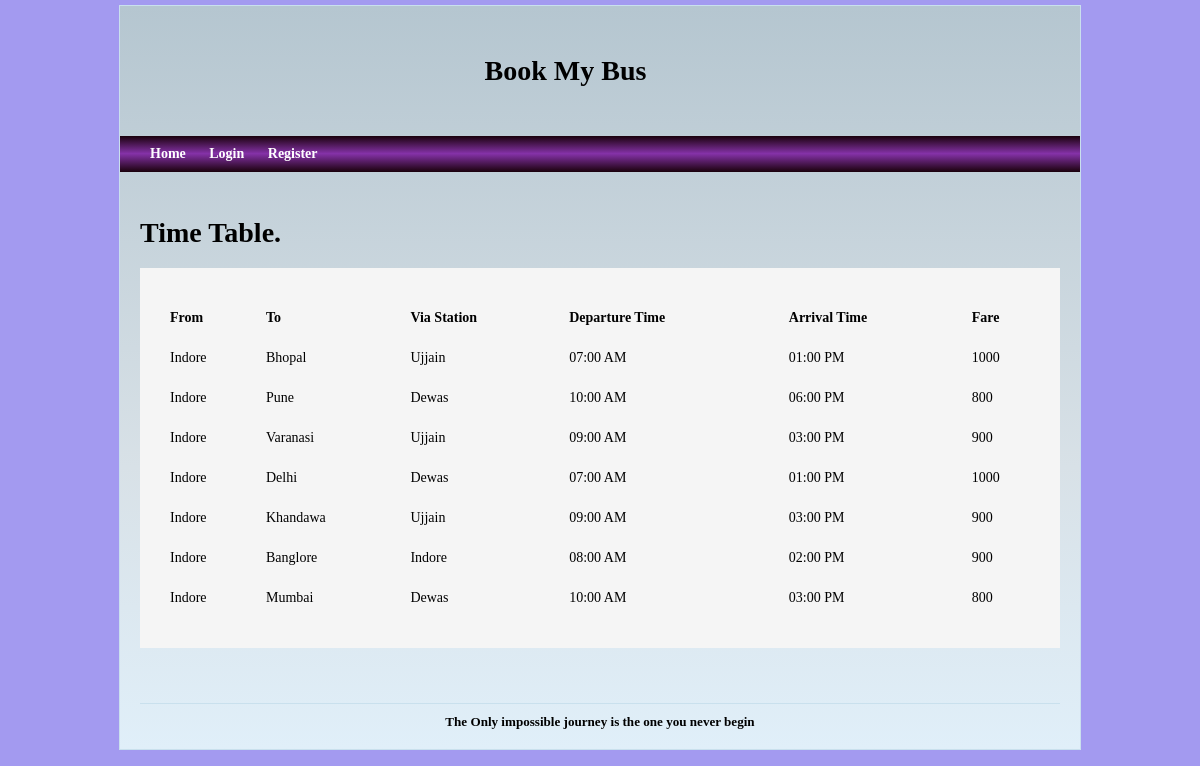
Screenshot of /timetable.php with the database file from the repository.
### tables this page shows
CREATE TABLE `time_table` (
  `route_id` int(11) NOT NULL,
  `departure_station` varchar(50) NOT NULL,
  `arrival_station` varchar(50) NOT NULL,
  `via_station` varchar(50) NOT NULL,
  `departure_time` varchar(50) NOT NULL,
  `arrival_time` varchar(50) NOT NULL,
  `rent` int(11) NOT NULL
);

### timetable.php (the view, shortened to what this page needs)
<?php
    include 'dbconnect.php';
?>
<!DOCTYPE html>
<html lang="en" class="js csstransitions">
<head>
    <link rel="stylesheet" href="assets/css/normalize.css" />
    <link href="assets/css/index.css" type="text/css" rel="stylesheet" />
    <link href="assets/css/normalize.css" type="text/css" rel="stylesheet" />
</head>
<body>
    <div id="pagewrapper">
        <div id="systemName">
            <h1>Book My Bus</h1>
        </div>
        <div id="header">
            <div id="mainmenu">
                <header>
                    <ul>
                        <li><a href="index.php">Home</a></li>
                        <li><a href="login.php">Login</a></li>
                        <li><a href="register.php">Register</a></li>
                    </ul>
                </header>
            </div>
        </div>
        <div id="content">
            <div class="row" style="margin: 25px 0;">
                <h1> Time Table.</h1>
                <table border="0" class="busdataarea" cellpadding="0" cellspacing="20" style="width:100%; margin: 0; float:none; padding: 20px 10px;">
                    <thead style="text-align: left;">
                        <tr>
                            <th>From</th>
                            <th>To</th>
                            <th>Via Station</th>
                            <th>Departure Time</th>
                            <th>Arrival Time</th>
                            <th>Fare</th>
                        </tr>
                    </thead>
                    <?php
                    $sql = "SELECT * FROM `time_table`";
                    $run = mysqli_query($db,$sql);
                    $rows = mysqli_num_rows($run);
                    if($rows>0){
                        while($data = mysqli_fetch_object($run)){
                            echo "<td>".$data -> departure_station."</td>";
                            echo "<td>".$data -> arrival_station."</td>";
                            echo "<td>".$data -> via_station."</td>";
                            if(empty($data -> departure_time)){
                                $departure_time = "--:-- AM";
                            }else{
                                $departure_time = date('h:i A', strtotime($data -> departure_time));
                            }
                            echo "<td>".$departure_time."</td>";
                            if(empty($data -> arrival_time)){
                                $arrival_time = "--:-- PM";
                            }else{
                                $arrival_time = date('h:i A', strtotime($data -> arrival_time));
                            }
                            echo "<td>".$arrival_time."</td>";
                            echo "<td>".$data -> rent."</td></tr>";
                        }
                    }
                    else{
                            echo "<td colspan='5'> No data found </td><br/>";
                        }
                    ?>
                </table>
            </div>
        </div>
        <div id="footer">
          <h3>The Only impossible journey is the one you never begin</h3>
        </div>
    </div>
</body>
</html>

### assets/css/index.css (style rules this page uses)
* { margin: 0; padding: 0; }
body { background: rgb(163, 154, 240); font-family: Times New Roman; font-size: 14px; }
#pagewrapper { margin: 0 auto; width: 960px; margin-top: 5px; margin-bottom: 5px; background: rgb(139, 65, 168); border: 1px solid #C9E0ED; position: relative; background: #774ead; background: -moz-linear-gradient(top, #f2f6f8 0%, #b5c6d0 0%, #d8e1e7 62%, #e0eff9 100%); background: -webkit-gradient(linear, left top, left bottom, color-stop(0%, #f2f6f8), color-stop(0%, #b5c6d0), color-stop(62%, #d8e1e7), color-stop(100%, #e0eff9)); background: -webkit-linear-gradient(top, #f2f6f8 0%, #b5c6d0 0%, #d8e1e7 62%, #e0eff9 100%); background: -o-linear-gradient(top, #f2f6f8 0%, #b5c6d0 0%, #d8e1e7 62%, #e0eff9 100%); background: -ms-linear-gradient(top, #f2f6f8 0%, #b5c6d0 0%, #d8e1e7 62%, #e0eff9 100%); background: linear-gradient(to bottom, #f2f6f8 0%, #b5c6d0 0%, #d8e1e7 62%, #e0eff9 100%); filter: progid: DXImageTransform.Microsoft.gradient( startColorstr='#f2f6f8', endColorstr='#e0eff9', GradientType=0); }
#systemName { padding: 20px; margin: 10px 16px; font-size: 100%; width: 819px; text-align: center; font-family: "Times New Roman", Georgia, Serif; }
#mainmenu { background: #3d0caf; background: -moz-linear-gradient(top, #1a010c 0%, #8532a8 49%, #1a010c 100%, #7db9e8 100%); background: -webkit-gradient(linear, left top, left bottom, color-stop(0%, #1e5799), color-stop(49%, #2989d8), color-stop(100%, #207cca), color-stop(100%, #7db9e8)); background: -webkit-linear-gradient(top, #1a010c 0%, #8532a8 49%, #1a010c 100%, #7db9e8 100%); background: -o-linear-gradient(top, #1a010c 0%, #8532a8 49%, #1a010c 100%, #7db9e8 100%); background: -ms-linear-gradient(top, #1a010c 0%, #8532a8 49%, #1a010c 100%, #7db9e8 100%); background: linear-gradient(to bottom, #1a010c 0%,#8532a8 49%, #1a010c 100%, #7db9e8 100%); filter: progid: DXImageTransform.Microsoft.gradient( startColorstr='#1a010c', endColorstr='#7db9e8', GradientType=0); }
#mainmenu ul { padding: 10px 20px 10px 20px; margin: 0px; }
#mainmenu ul li { display: inline; }
#header a { color: rgb(194, 26, 26); background: #436fac; padding: 4px 15px; text-decoration: none; font-size: 15px; font-weight: bolder; }
#mainmenu ul li a { color: #ffffff; background-color: transparent; font-size: 14px; font-weight: bold; text-decoration: none; padding: 11px 10px; }
#content { padding: 20px; }
#footer { padding: 10px; margin: 10px 20px; font-size: 0.8em; text-align: center; border-top: 1px solid #C9E0ED; }
.busdataarea { height: auto; width: auto; background-color: #F5F5F5; padding: 10px; float: left; margin-left: 0px; margin-bottom: 10px; margin-top: 20px; margin-right: 650px; line-height: 20px; }
td { font-size: 14px; }

### rows the page displays
time_table: departure_station "Indore", arrival_station "Bhopal", via_station "Ujjain", departure_time "07:00 AM", arrival_time "01:00 PM", rent "1000"
time_table: departure_station "Indore", arrival_station "Pune", via_station "Dewas", departure_time "10:00 AM", arrival_time "06:00 PM", rent "800"
time_table: departure_station "Indore", arrival_station "Varanasi", via_station "Ujjain", departure_time "09:00 AM", arrival_time "03:00 PM", rent "900"
time_table: departure_station "Indore", arrival_station "Delhi", via_station "Dewas", departure_time "07:00 AM", arrival_time "01:00 PM", rent "1000"
time_table: departure_station "Indore", arrival_station "Khandawa", via_station "Ujjain", departure_time "09:00 AM", arrival_time "03:00 PM", rent "900"
time_table: departure_station "Indore", arrival_station "Banglore", via_station "Indore", departure_time "08:00 AM", arrival_time "02:00 PM", rent "900"
time_table: departure_station "Indore", arrival_station "Mumbai", via_station "Dewas", departure_time "10:00 AM", arrival_time "03:00 PM", rent "800"
